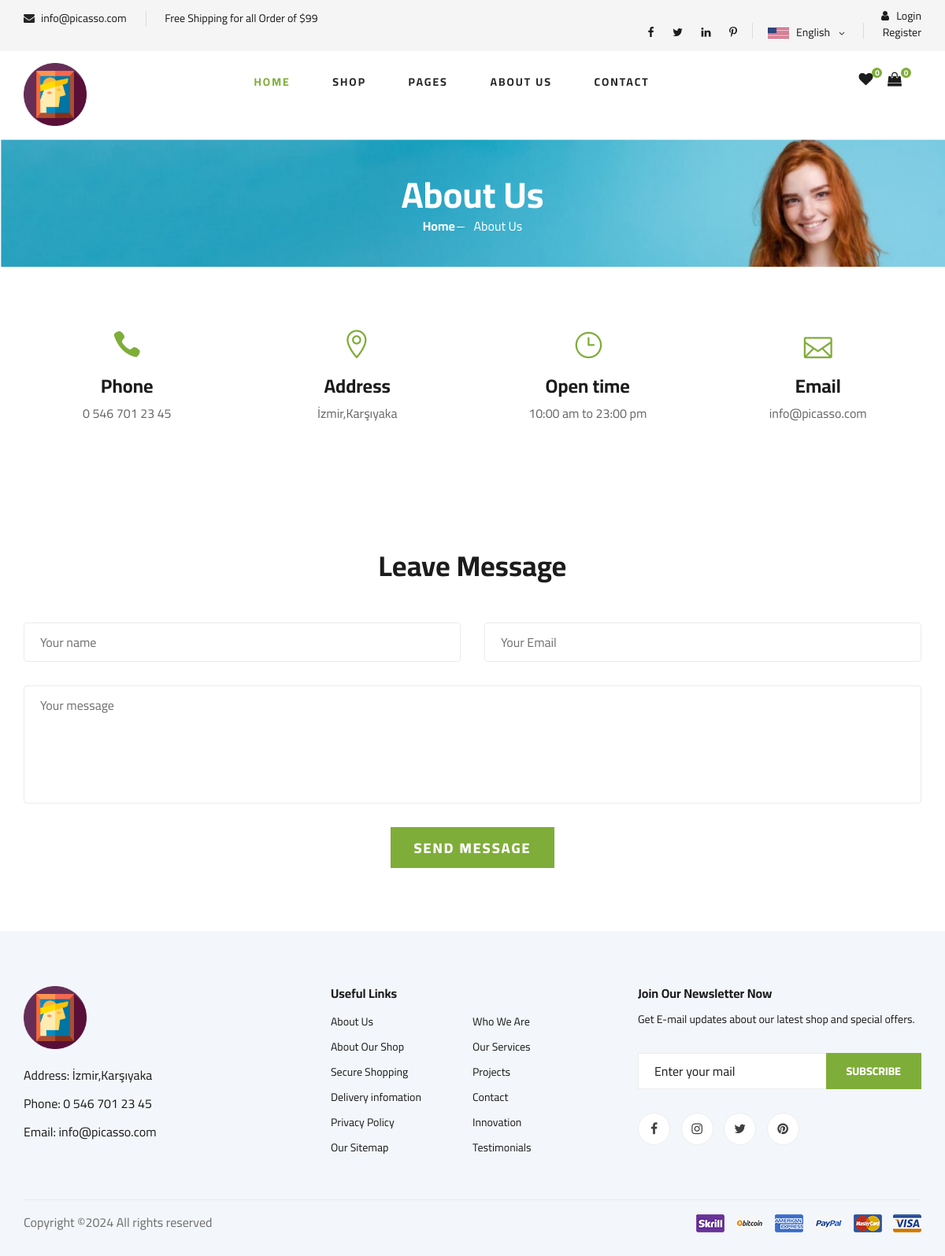
The app's page /aboutus with its own data.
### home/models.py (models this page shows, shortened)
class Settings(models.Model):
    STATUS = (('True', 'True'), ('False', 'False'))
    title = models.CharField(max_length=150)
    keywords = models.CharField(max_length=255)
    description = models.CharField(max_length=255)
    company = models.CharField(max_length=50)
    address = models.CharField(blank=True, max_length=100)
    phone = models.CharField(blank=True, max_length=15)
    fax = models.CharField(blank=True, max_length=15)
    email = models.CharField(blank=True, max_length=50)
    smtpserver = models.CharField(blank=True, max_length=50)
    smtpemail = models.CharField(blank=True, max_length=50)
    smtppassword = models.CharField(blank=True, max_length=10)
    smtpport = models.CharField(blank=True, max_length=5)
    icon = models.ImageField(blank=True, upload_to='images/')
    facebook = models.CharField(blank=True, max_length=50)
    instagram = models.CharField(blank=True, max_length=50)
    twitter = models.CharField(blank=True, max_length=50)
    youtube = models.CharField(blank=True, max_length=50)
    aboutus = RichTextUploadingField()
    contact = RichTextUploadingField()
    references = RichTextUploadingField()
    status = models.CharField(max_length=10, choices=STATUS)
    create_at = models.DateTimeField(auto_now_add=True)
    update_at = models.DateTimeField(auto_now=True)

### home/views.py (the view)
# urls.py: path('aboutus', homeviews.aboutus, name='aboutus'),
def aboutus(request):
    context = {"page": "About Us"}
    return render(request, 'aboutus.html', context)

### home/context_processors.py (called while the page is built)
def global_settings(request):
    settings = Settings.objects.get(pk=1)
    return {
        'settings': settings
    }

### myProject/context_processors.py (called while the page is built)
def favori_check(request):
    if request.user.is_authenticated:
        request.session['favori_items'] = (AddFavourite.objects.filter(user_id = request.user.id).count())
        request.session['cart_items'] = ShopCart.objects.filter(user_id=request.user.id).count()
        return {'favori_itemss': request.session['favori_items'],'cart_items':request.session['cart_items']}
    else:
        request.session['favori_items'] = 0
        request.session['cart_items'] = 0
        return {'favori_itemss': request.session['favori_items'],'cart_items':request.session['cart_items']}

### product/context_processors.py (called while the page is built)
def categories(request):
    categories = Category.objects.all()
    if categories :
       return {'categories': categories}
    else:
        return dict()

### templates/aboutus.html (shortened to what this page needs)
{% extends 'home.html' %}
{% load static %}
{% block body %}
<section class="breadcrumb-section set-bg" data-setbg="{% static 'img/hero/banner.png'%}">
    <div class="container">
        <div class="row">
            <div class="col-lg-12 text-center">
                <div class="breadcrumb__text">
                    <h2>About Us</h2>
                    <div class="breadcrumb__option">
                        <a href="{%url 'index' %}">Home</a>
                        <span>About Us</span>
                    </div>
                </div>
            </div>
        </div>
    </div>
</section>
    <section class="contact spad">
        <div class="container">
            <div class="row">
                <div class="col-lg-3 col-md-3 col-sm-6 text-center">
                    <div class="contact__widget">
                        <span class="icon_phone"></span>
                        <h4>Phone</h4>
                        <p>{{ settings.phone }}</p>
                    </div>
                </div>
                <div class="col-lg-3 col-md-3 col-sm-6 text-center">
                    <div class="contact__widget">
                        <span class="icon_pin_alt"></span>
                        <h4>Address</h4>
                        <p>{{ settings.address }}</p>
                    </div>
                </div>
                <div class="col-lg-3 col-md-3 col-sm-6 text-center">
                    <div class="contact__widget">
                        <span class="icon_clock_alt"></span>
                        <h4>Open time</h4>
                        <p>10:00 am to 23:00 pm</p>
                    </div>
                </div>
                <div class="col-lg-3 col-md-3 col-sm-6 text-center">
                    <div class="contact__widget">
                        <span class="icon_mail_alt"></span>
                        <h4>Email</h4>
                        <p>{{ settings.email}}</p>
                    </div>
                </div>
            </div>
        </div>
    </section>
    <div class="contact-form spad">
        <div class="container">
            <div class="row">
                <div class="col-lg-12">
                    <div class="contact__form__title">
                        <h2>Leave Message</h2>
                    </div>
                </div>
            </div>
            <form action="#">
                <div class="row">
                    <div class="col-lg-6 col-md-6">
                        <input type="text" placeholder="Your name">
                    </div>
                    <div class="col-lg-6 col-md-6">
                        <input type="text" placeholder="Your Email">
                    </div>
                    <div class="col-lg-12 text-center">
                        <textarea placeholder="Your message"></textarea>
                        <button type="submit" class="site-btn">SEND MESSAGE</button>
                    </div>
                </div>
            </form>
        </div>
    </div>
{% endblock %}

### templates/header.html (shortened to what this page needs)
{% load static %}
<header class="header">
    <div class="header__top">
        <div class="container">
            <div class="row">
                <div class="col-lg-6 col-md-6">
                    <div class="header__top__left">
                        <ul>
                            <li><i class="fa fa-envelope"></i>  {{settings.email}}</li>
                            <li>Free Shipping for all Order of $99</li>
                        </ul>
                    </div>
                </div>
                <div class="col-lg-6 col-md-6">
                    <div class="header__top__right">
                        <div class="header__top__right__social">
                            <a href="#"><i class="fa fa-facebook"></i></a>
                            <a href="#"><i class="fa fa-twitter"></i></a>
                            <a href="#"><i class="fa fa-linkedin"></i></a>
                            <a href="#"><i class="fa fa-pinterest-p"></i></a>
                        </div>
                        <div class="header__top__right__language">
                            <img src="{% static  'img/language.png'%}" alt="">
                            <div>English</div>
                            <span class="arrow_carrot-down"></span>
                        </div>
                        <div class="header__top__right__auth">
                            {% if user.id is not None %}
                            <a href="{% url 'user_profile'%}"><i class="fa fa-user"></i> {{user.username}}</a>
                            <a href="{% url 'user_logout'%}"></i> Logout</a>
                           {% else %}
                           <a href="{% url 'user_login'%}"><i class="fa fa-user"></i> Login</a>
                           <a href="{% url 'user_register'%}"></i> Register</a>
                 </div>
                 {% endif %}
             </div>
                        </div>
                    </div>
                </div>
            </div>
    <div class="container">
        <div class="row">
            <div class="col-lg-3">
                <div class="header__logo">
                    <a href="./index.html"><img src="{% static  'img/picasso_icon.ico'%}" width="80" alt=""></a>
                </div>
            </div>
            <div class="col-lg-6">
                <nav class="header__menu">
                    <ul>
                        <li class="active"><a href="{% url 'index'%}">Home</a></li>
                        <li><a href="{% url 'search' %}">Shop</a></li>
                        <li><a href="#">Pages</a>
                        </li>
                        <li><a href="{%url 'aboutus' %}">About Us</a></li>
                        <li><a href="{%url 'iletisim' %}">Contact</a></li>
                    </ul>
                </nav>
            </div>
            <div class="col-lg-3">
                <div class="header__cart">
                    <ul>
                        <li><a href="/order/favorites"><i class="fa fa-heart"></i> <span>{{request.session.favori_items}}</span>
                        </a>
                    </li>
                        <li><a href="/order/shopcart"><i class="fa fa-shopping-bag"></i> <span>{{request.session.cart_items}}</span>
                        </a>
                    </li>
                    </ul>
                </div>
            </div>
        </div>
    </div>
</header>

### templates/footer.html
{% load static %}
 <footer class="footer spad">
    <div class="container">
        <div class="row">
            <div class="col-lg-3 col-md-6 col-sm-6">
                <div class="footer__about">
                    <div class="footer__about__logo">
                        <a href="{% url 'index'%}"><img src="{% static 'img/picasso_icon.ico' %}" width="80" alt=""></a>
                    </div>
                    <ul>
                        <li>Address: {{ settings.address}}</li>
                        <li>Phone: {{ settings.phone}}</li>
                        <li>Email: {{ settings.email}}</li>
                    </ul>
                </div>
            </div>
            <div class="col-lg-4 col-md-6 col-sm-6 offset-lg-1">
                <div class="footer__widget">
                    <h6>Useful Links</h6>
                    <ul>
                        <li><a href="{% url 'aboutus'%}">About Us</a></li>
                        <li><a href="#">About Our Shop</a></li>
                        <li><a href="#">Secure Shopping</a></li>
                        <li><a href="#">Delivery infomation</a></li>
                        <li><a href="#">Privacy Policy</a></li>
                        <li><a href="#">Our Sitemap</a></li>
                    </ul>
                    <ul>
                        <li><a href="{% url 'iletisim'%}">Who We Are</a></li>
                        <li><a href="#">Our Services</a></li>
                        <li><a href="#">Projects</a></li>
                        <li><a href="#">Contact</a></li>
                        <li><a href="#">Innovation</a></li>
                        <li><a href="#">Testimonials</a></li>
                    </ul>
                </div>
            </div>
            <div class="col-lg-4 col-md-12">
                <div class="footer__widget">
                    <h6>Join Our Newsletter Now</h6>
                    <p>Get E-mail updates about our latest shop and special offers.</p>
                    <form action="#">
                        <input type="text" placeholder="Enter your mail">
                        <button type="submit" class="site-btn">Subscribe</button>
                    </form>
                    <div class="footer__widget__social">
                        <a href="#"><i class="fa fa-facebook"></i></a>
                        <a href="#"><i class="fa fa-instagram"></i></a>
                        <a href="#"><i class="fa fa-twitter"></i></a>
                        <a href="#"><i class="fa fa-pinterest"></i></a>
                    </div>
                </div>
            </div>
        </div>
        <div class="row">
            <div class="col-lg-12">
                <div class="footer__copyright">
                    <div class="footer__copyright__text"><p>
Copyright &copy;<script>document.write(new Date().getFullYear());</script> All rights reserved
</p></div>
                    <div class="footer__copyright__payment"><img src="{% static  'img/payment-item.png'%}" alt=""></div>
                </div>
            </div>
        </div>
    </div>
</footer>

### records on screen
Settings: email "info@picasso.com", phone "0 546 701 23 45", address "İzmir,Karşıyaka"

### other values on screen
{{ request.session.favori_items }} "0"
{{ request.session.cart_items }} "0"
